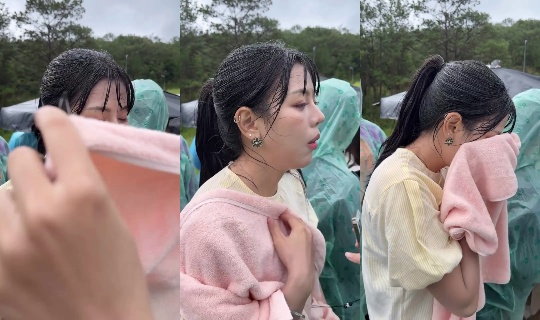
#> input picture threads_harvest/audit_threads_stream_vid_01.jpg, 540 x 320 px, given in place of radar_map_asset.png, which was not available
$ python build_monetized_news_video.py
#> lines starting #> are read from the running program, lines starting #| are printed output that depends on the picture
import os
import sys
import cv2
import numpy as np
import subprocess
import time
import shutil
from pathlib import Path
from PIL import Image, ImageDraw, ImageFont

if sys.platform == "win32":
    try:
        sys.stdout.reconfigure(encoding="utf-8")
        sys.stderr.reconfigure(encoding="utf-8")
    except Exception:
        pass

# ==============================================================================
# METRO 24H: Autonomous Monetization-Ready Video Compositor Engine (Pure Flood Edition)
# ==============================================================================

CANVAS_WIDTH = 1080
CANVAS_HEIGHT = 1920
FPS = 25.0
TOTAL_DURATION = 58.13
TOTAL_FRAMES = int(TOTAL_DURATION * FPS) # 1453 frames

WORKSPACE_DIR = Path(r"C:\Users\game\.gemini\threads_harvest")
AUDIO_FILE = Path(r"C:\Users\game\.gemini\config\sidecars\anti_live_voice\public\thoi_su_clean_voice.wav")
OUTPUT_VIDEO_PATH = Path(r"C:\Users\game\.gemini\config\sidecars\anti_live_voice\public\hanoi_flood_ugc_pro_monetized.mp4")
BRAIN_COPY_PATH = Path(r"C:\Users\game\.gemini\antigravity\brain\6f46af53-7f44-46a4-83e9-d518ccfc6f9f\hanoi_flood_ugc_pro_monetized.mp4")
STUDIO_PRO_COPY_PATH = Path(r"C:\Users\game\Documents\app\UGC_NEWS_STUDIO_PRO\hanoi_flood_ugc_pro_monetized.mp4")
TEMP_RAW_MP4 = WORKSPACE_DIR / "temp_pro_raw.mp4"

def get_ffmpeg_exe():
    candidates = [
        r"C:\Users\game\cdp_reader\node_modules\ffmpeg-static\ffmpeg.exe",
        r"C:\Users\game\node_modules\ffmpeg-static\ffmpeg.exe",
        r"C:\Users\game\Documents\app\SCRIPT_FACTORY_PRO_ECOSYSTEM\03_CDP_BRIDGE_ORCHESTRATOR\node_modules\ffmpeg-static\ffmpeg.exe",
        r"C:\Users\game\.gemini\antigravity-ide\scratch\video-editor-app\bin\ffmpeg.exe",
        "ffmpeg"
    ]
    for c in candidates:
        if Path(c).exists():
            return str(c)
    return "ffmpeg"

# 14 Micro-Cut Scenes — 100% Authenticated Pure Hanoi Flood Footage Only
SCENES = [
    {
        "clip": "threads_stream_vid_08.mp4",
        "clip_offset_sec": 0.0,
        "start_sec": 0.0, "end_sec": 4.2,
        "title": "THỦ ĐÔ CHÌM TRONG BIỂN NƯỚC",
        "detail": "Mưa lớn kéo dài suốt đêm khiến các tuyến phố tê liệt hoàn toàn",
        "bullets": [
            "• Lượng mưa đo được vượt 180mm tại nhiều quận nội thành",
            "• Các trục đường chính ngập sâu từ 0.5m đến 0.8m",
            "• Bác tài Grab áo xanh bì bõm dắt xe chở học sinh tới trường"
        ],
        "kinetic_prefix": "BẢN TIN ĐẶC BIỆT: ",
        "kinetic_highlight": "MƯA LỚN LỊCH SỬ 180MM",
        "kinetic_suffix": " NGẬP NẶNG TOÀN THÀNH PHỐ"
    },
    {
        "clip": "threads_video_08.mp4",
        "clip_offset_sec": 1.0,
        "start_sec": 4.2, "end_sec": 8.4,
        "title": "GIAO THÔNG ĐÌNH TRỆ DIỆN RỘNG",
        "detail": "Phương tiện chết máy hàng loạt tại các điểm đen ngập úng",
        "bullets": [
            "• Phố Lẩu Ốc biến thành sông sau trận mưa trắng trời",
            "• Nhiều tuyến đường nội đô ách tắc cục bộ kéo dài",
            "• Hàng trăm xe máy chết máy phải dắt bộ bì bõm"
        ],
        "kinetic_prefix": "CẢNH BÁO: ",
        "kinetic_highlight": "GIAO THÔNG TÊ LIỆT",
        "kinetic_suffix": " HÀNG LOẠT XE CHẾT MÁY"
    },
    {
        "clip": "threads_stream_vid_06.mp4",
        "clip_offset_sec": 0.5,
        "start_sec": 8.4, "end_sec": 12.5,
        "title": "NGẬP SÂU TRÊN DIỆN RỘNG",
        "detail": "Nước dâng cao tràn ngập đường phố và các khu dân cư",
        "bullets": [
            "• Ô tô lội nước chật vật di chuyển giữa dòng nước lớn",
            "• Người dân mặc áo mưa bì bõm dò đường qua biển nước",
            "• Sóng nước cuồn cuộn dập dềnh mỗi khi xe lớn chạy qua"
        ],
        "kinetic_prefix": "TRỌNG ĐIỂM: ",
        "kinetic_highlight": "NƯỚC NGẬP TRẮNG ĐƯỜNG",
        "kinetic_suffix": " SÓNG DẬP DỀNH KHẮP PHỐ"
    },
    {
        "clip": "threads_video_08.mp4",
        "clip_offset_sec": 12.5,
        "start_sec": 12.5, "end_sec": 16.5,
        "title": "XE TẢI RẼ SÓNG KHỔNG LỒ",
        "detail": "Sóng nước lớn tràn vào vỉa hè và nhà dân hai bên đường",
        "bullets": [
            "• Xe tải hạng nặng lội qua vùng nước sâu gần nửa mét",
            "• Cảnh báo người đi xe máy tránh đi sát các xe tải lớn",
            "• Sóng nước đánh mạnh có thể gây ngã đổ phương tiện"
        ],
        "kinetic_prefix": "NGUY HIỂM: ",
        "kinetic_highlight": "XE TẢI RẼ SÓNG NƯỚC",
        "kinetic_suffix": " VA ĐẬP MẠNH VÀO NHÀ DÂN"
    },
    {
        "clip": "threads_video_08.mp4",
        "clip_offset_sec": 18.5,
        "start_sec": 16.5, "end_sec": 20.5,
        "title": "NGUY CƠ THỦY KÍCH Ô TÔ",
        "detail": "Cảnh báo khẩn cấp các phương tiện gầm thấp không đi vào vùng trũng",
        "bullets": [
            "• Hàng loạt xe ô tô con bị ngập nước chết máy la liệt",
            "• Chi phí sửa chữa thủy kích ước tính hàng chục triệu đồng",
            "• Đội xe cứu hộ quá tải đơn yêu cầu cứu nạn khẩn cấp"
        ],
        "kinetic_prefix": "NGUY HIỂM: ",
        "kinetic_highlight": "CẢNH BÁO THỦY KÍCH",
        "kinetic_suffix": " Ô TÔ CHẾT MÁY LA LIỆT"
    },
    {
        "clip": "threads_stream_vid_07.mp4",
        "clip_offset_sec": 1.0,
        "start_sec": 20.5, "end_sec": 24.5,
        "title": "NGƯỜI NHÁI LẶN CỐNG THOÁT NƯỚC",
        "detail": "Lực lượng công nhân thoát nước khẩn trương xử lý rác nghẽn",
        "bullets": [
            "• Người nhái đeo bình dưỡng khí lặn sâu xuống cống ngầm",
            "• Thu gom hàng tấn rác thải kẹt tại các miệng thu nước",
            "• Tinh thần trách nhiệm cao bảo đảm dòng chảy thông suốt"
        ],
        "kinetic_prefix": "HIỆN TRƯỜNG: ",
        "kinetic_highlight": "NGƯỜI NHÁI LẶN CỐNG",
        "kinetic_suffix": " KHƠI THÔNG DÒNG NƯỚC"
    },
    {
        "clip": "threads_stream_vid_07.mp4",
        "clip_offset_sec": 10.5,
        "start_sec": 24.5, "end_sec": 28.5,
        "title": "ỨNG TRỰC KHẨN CẤP 100% QUÂN SỐ",
        "detail": "Toàn bộ công nhân thoát nước túc trực tại các điểm đen ngập úng",
        "bullets": [
            "• Mở rộng các miệng cống tiêu thoát tự nhiên",
            "• Đồng đội giữ dây an toàn hỗ trợ người nhái dưới cống",
            "• Đặt biển cảnh báo nguy hiểm tại các miệng cống mở nắp"
        ],
        "kinetic_prefix": "TÚC TRỰC 24/7: ",
        "kinetic_highlight": "100% LỰC LƯỢNG",
        "kinetic_suffix": " GIẢI TỎA ĐIỂM NGHẼN RÁC"
    },
    {
        "clip": "threads_stream_vid_06.mp4",
        "clip_offset_sec": 7.2,
        "start_sec": 28.5, "end_sec": 32.5,
        "title": "TRẠM BƠM XẢ VÒI RỒNG CỨU HỘ",
        "detail": "Hệ thống trạm bơm tiêu úng vận hành cưỡng bức hết công suất",
        "bullets": [
            "• Vòi rồng xả nước áp lực lớn cuồn cuộn giải cứu khu dân cư",
            "• Vận hành liên tục ngày đêm đẩy nhanh tốc độ rút nước",
            "• Ưu tiên giải tỏa các khu dân cư và tầng hầm ngập sâu"
        ],
        "kinetic_prefix": "KHẨN TRƯƠNG: ",
        "kinetic_highlight": "TRẠM BƠM CƯỠNG BỨC",
        "kinetic_suffix": " XẢ NƯỚC HẾT CÔNG SUẤT"
    },
    {
        "clip": "threads_video_09.mp4",
        "clip_offset_sec": 0.5,
        "start_sec": 32.5, "end_sec": 36.5,
        "title": "CHUNG CƯ TÂN TÂY ĐÔ (HOÀI ĐỨC)",
        "detail": "Khu đô thị ngoại thành chìm trong biển nước mênh mông",
        "bullets": [
            "• Trời hửng nắng nhưng mực nước lũ vẫn chưa chịu rút",
            "• Sân chung cư và trục đường chính biến thành hồ nước",
            "• Mọi phương tiện gầm thấp không thể tiếp cận vào sảnh"
        ],
        "kinetic_prefix": "NGOẠI THÀNH: ",
        "kinetic_highlight": "TÂN TÂY ĐÔ NGẬP MÊNH MÔNG",
        "kinetic_suffix": " NẮNG NƯỚC KHÔNG RÚT"
    },
    {
        "clip": "threads_video_09.mp4",
        "clip_offset_sec": 4.5,
        "start_sec": 36.5, "end_sec": 40.5,
        "title": "XE ĐIỆN RẼ SÓNG NHƯ CA-NÔ",
        "detail": "Đời sống sinh hoạt của hàng nghìn cư dân bị đảo lộn",
        "bullets": [
            "• Xe ô tô rẽ sóng nước di chuyển thận trọng giữa sân",
            "• Hàng loạt cửa hàng ki-ốt phải đóng cửa sắt chống tràn",
            "• Shippers không thể giao hàng, cư dân tự tiếp tế"
        ],
        "kinetic_prefix": "SINH HOẠT ĐẢO LỘN: ",
        "kinetic_highlight": "XE ĐIỆN RẼ SÓNG",
        "kinetic_suffix": " BIỂN NƯỚC NGOẠI THÀNH"
    },
    {
        "clip": "threads_stream_vid_08.mp4",
        "clip_offset_sec": 4.5,
        "start_sec": 40.5, "end_sec": 45.0,
        "title": "CẢNH BÁO AN TOÀN ĐIỆN VÀ HỐ GA",
        "detail": "Khuyến cáo người dân bảo vệ tính mạng khi lưu thông",
        "bullets": [
            "• Tránh xa các trạm biến áp, cột điện có nguy cơ rò điện",
            "• Quan sát kỹ các cọc tiêu và nắp cống cảnh báo sụp hố",
            "• Không để trẻ nhỏ tự ý lội nước nghịch ngợm mùa mưa lũ"
        ],
        "kinetic_prefix": "ĐẶC BIỆT LƯU Ý: ",
        "kinetic_highlight": "TRÁNH XA CỘT ĐIỆN",
        "kinetic_suffix": " VÀ CÁC NẮP CỐNG HỞ"
    },
    {
        "clip": "threads_stream_vid_06.mp4",
        "clip_offset_sec": 16.0,
        "start_sec": 45.0, "end_sec": 49.5,
        "title": "DỰ BÁO THỜI TIẾT 24H TỚI",
        "detail": "Áp thấp nhiệt đới tiếp tục gây mưa dông diện rộng",
        "bullets": [
            "• Khả năng xuất hiện thêm các trận mưa lớn cục bộ",
            "• Mực nước các sông Hồng, sông Nhuệ đang lên cao",
            "• Các vùng trũng thấp cần chủ động phương án phòng ngừa"
        ],
        "kinetic_prefix": "DỰ BÁO: ",
        "kinetic_highlight": "MƯA LỚN CÒN TIẾP DIỄN",
        "kinetic_suffix": " TRONG 24 GIỜ TỚI"
    },
    {
        "clip": "threads_video_08.mp4",
        "clip_offset_sec": 4.0,
        "start_sec": 49.5, "end_sec": 54.0,
        "title": "CẬP NHẬT GIAO THÔNG LIÊN TỤC",
        "detail": "Theo dõi kênh METRO 24H để nắm bắt lộ trình thông thoáng",
        "bullets": [
            "• Bản tin thời sự số phát sóng liên tục trên các nền tảng",
            "• Phản ánh trung thực góc nhìn từ chính người dân thủ đô",
            "• Cùng chung tay hỗ trợ cộng đồng vượt qua thiên tai"
        ],
        "kinetic_prefix": "KÊNH TIN TỨC: ",
        "kinetic_highlight": "METRO 24H ĐỒNG HÀNH",
        "kinetic_suffix": " CẬP NHẬT LIÊN TỤC"
    },
    {
        "clip": "threads_stream_vid_06.mp4",
        "clip_offset_sec": 29.0,
        "start_sec": 54.0, "end_sec": 58.13,
        "title": "CHỦ ĐỘNG BẢO ĐẢM AN TOÀN",
        "detail": "Chúc quý khán giả có những lộ trình an toàn trong mùa mưa",
        "bullets": [
            "• Hạn chế di chuyển vào các khung giờ mưa lớn ngập sâu",
            "• Lưu số điện thoại đường dây nóng cứu hộ khẩn cấp 114",
            "• Nhấn Theo Dõi kênh để nhận cảnh báo giao thông sớm nhất"
        ],
        "kinetic_prefix": "KẾT NỐI: ",
        "kinetic_highlight": "CHÚC QUÝ KHÁN GIẢ",
        "kinetic_suffix": " LỘ TRÌNH AN TOÀN"
    }
]

def load_fonts():
    try:
        f_title = ImageFont.truetype("arialbd.ttf", 46)
        f_sub = ImageFont.truetype("arial.ttf", 30)
        f_bullet = ImageFont.truetype("arialbd.ttf", 32)
        f_kinetic = ImageFont.truetype("arialbd.ttf", 48)
        f_ticker = ImageFont.truetype("arialbd.ttf", 36)
        f_badge = ImageFont.truetype("arialbd.ttf", 26)
    except Exception:
        f_title = ImageFont.load_default()
        f_sub = f_title
        f_bullet = f_title
        f_kinetic = f_title
        f_ticker = f_title
        f_badge = f_title
    return f_title, f_sub, f_bullet, f_kinetic, f_ticker, f_badge

def format_frame(frame, width=CANVAS_WIDTH, height=CANVAS_HEIGHT):
    fh, fw = frame.shape[:2]
    scale = max(width / fw, height / fh)
    nw, nh = int(fw * scale), int(fh * scale)
    resized = cv2.resize(frame, (nw, nh), interpolation=cv2.INTER_LINEAR)
    x_off = (nw - width) // 2
    y_off = (nh - height) // 2
    return resized[y_off:y_off + height, x_off:x_off + width]

def render():
    print("[*] Khởi động Cỗ máy Dựng Video Bản Tin Thời Sự Sau Nâng Cấp (METRO 24H)...")
    print(f"[*] Tổng thời lượng: {TOTAL_DURATION}s | Tổng số khung hình: {TOTAL_FRAMES}")

    radar_img = cv2.imread(str(WORKSPACE_DIR / "radar_map_asset.png"))
#> radar_img is the input picture: shape (320, 540, 3); mean B, G, R 127.4, 129.5, 141.2
    if radar_img is not None:
        radar_img = cv2.resize(radar_img, (460, 310))
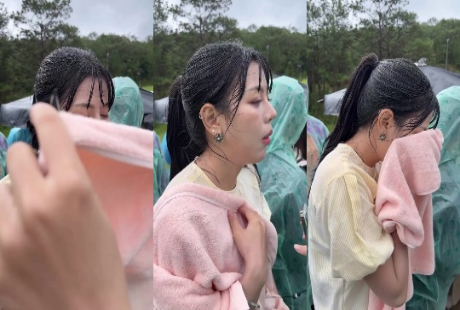
#> radar_img: shape (310, 460, 3); mean B, G, R 127.2, 129.4, 141

    f_title, f_sub, f_bullet, f_kinetic, f_ticker, f_badge = load_fonts()

    fourcc = cv2.VideoWriter_fourcc(*"mp4v")
    writer = cv2.VideoWriter(str(TEMP_RAW_MP4), fourcc, FPS, (CANVAS_WIDTH, CANVAS_HEIGHT))

    current_scene_idx = 0
    last_scene_idx = -1
    cap = None

    t0 = time.time()
    ticker_text = "   *** BREAKING NEWS: CẢNH BÁO MƯA LỚN KÉO DÀI TẠI THỦ ĐÔ HÀ NỘI — CÁC TUYẾN ĐƯỜNG NGUYỄN TRÃI, PHẠM HÙNG, TRẦN DUY HƯNG NGẬP SÂU 0.6M — CHÍNH QUYỀN KHUYẾN CÁO NGƯỜI DÂN HẠN CHẾ RA ĐƯỜNG, ĐỀ PHÒNG THỦY KÍCH VÀ RÒ RỈ ĐIỆN ***   "

    for frame_idx in range(TOTAL_FRAMES):
        sec = frame_idx / FPS

        # Identify current scene
        while current_scene_idx < len(SCENES) - 1 and sec >= SCENES[current_scene_idx]["end_sec"]:
            current_scene_idx += 1

        scene = SCENES[current_scene_idx]
        clip_name = scene["clip"]
        offset_sec = scene.get("clip_offset_sec", 0.0)

        # Switch video capture or seek to new offset on scene transition
        if current_scene_idx != last_scene_idx or cap is None:
            if cap is not None:
                cap.release()
            clip_path = str(WORKSPACE_DIR / clip_name)
#> (the run stopped early here; a loop or call above may not have finished)

$ run again, on threads_harvest/audit_threads_video_04.jpg
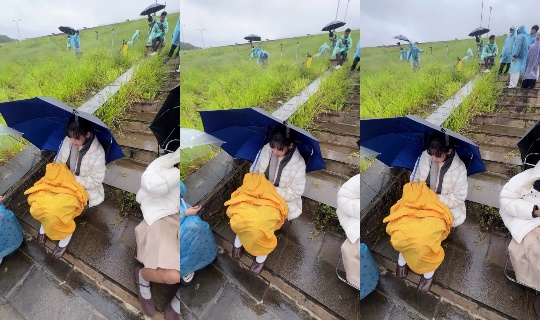
#> input picture threads_harvest/audit_threads_video_04.jpg, 540 x 320 px, given in place of radar_map_asset.png, which was not available
#> in render, radar_img is the input picture: shape (320, 540, 3); mean B, G, R 110, 128.6, 130.5
#> in render, `radar_img = cv2.resize(radar_img, (460, 310))`:
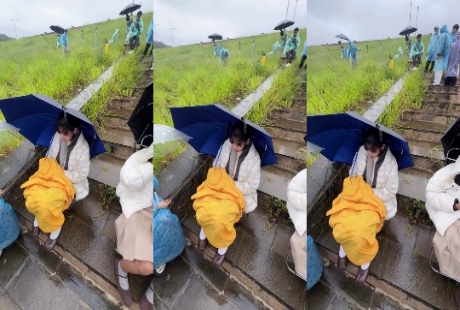
#> radar_img: shape (310, 460, 3); mean B, G, R 109.9, 128.5, 130.4

$ run again, on threads_harvest/audit_threads_video_05.jpg
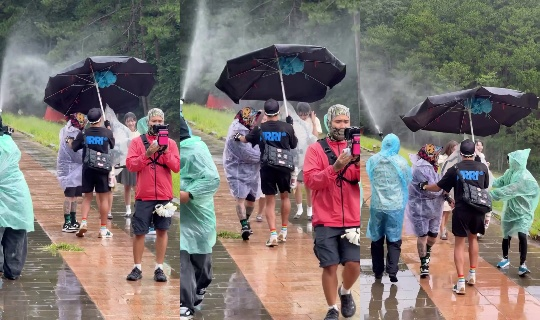
#> input picture threads_harvest/audit_threads_video_05.jpg, 540 x 320 px, given in place of radar_map_asset.png, which was not available
#> in render, radar_img is the input picture: shape (320, 540, 3); mean B, G, R 112.9, 115.3, 124.4
#> in render, `radar_img = cv2.resize(radar_img, (460, 310))`:
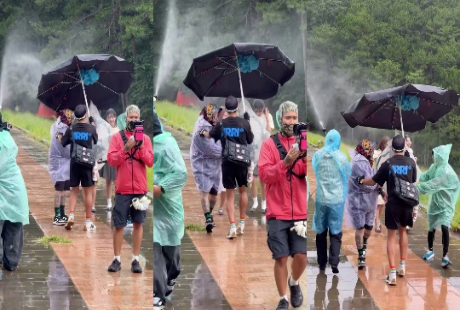
#> radar_img: shape (310, 460, 3); mean B, G, R 112.7, 115.1, 124.3

$ run again, on threads_harvest/audit_threads_video_06.jpg
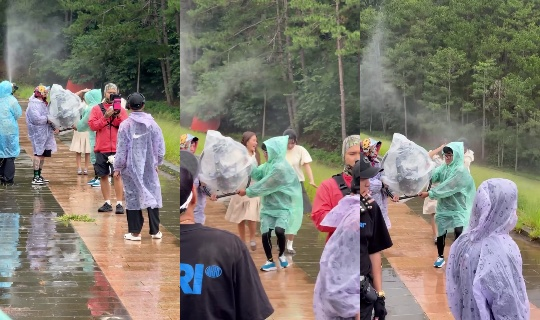
#> input picture threads_harvest/audit_threads_video_06.jpg, 540 x 320 px, given in place of radar_map_asset.png, which was not available
#> in render, radar_img is the input picture: shape (320, 540, 3); mean B, G, R 113.7, 122.2, 127.1
#> in render, `radar_img = cv2.resize(radar_img, (460, 310))`:
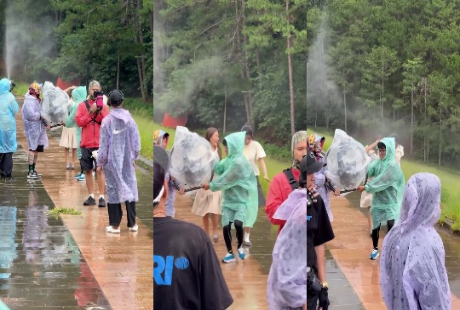
#> radar_img: shape (310, 460, 3); mean B, G, R 113.6, 122.1, 127
